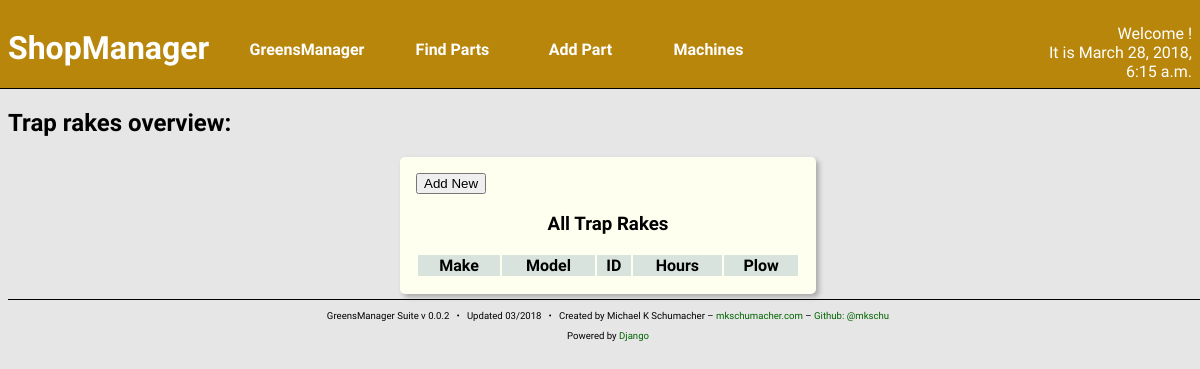
Before: /shop/rake/ with the older database file.
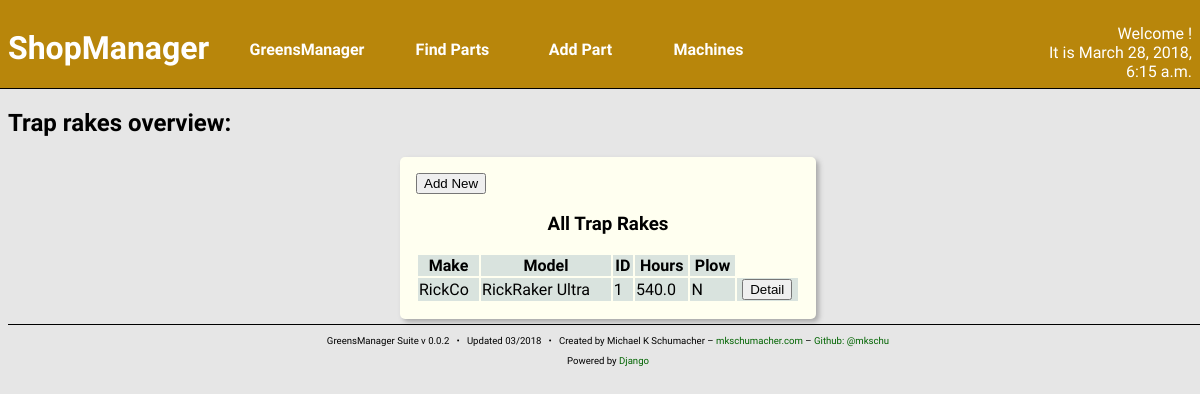
After: the same page with the newer database file.
### machines/models.py (models this page shows, shortened)
class Machine(models.Model):
    make = models.CharField(max_length=128)
    model = models.TextField(max_length=256)
    year = models.IntegerField()
    ident_number = models.CharField(max_length=16,
                                    blank = True,
                                    null = True)
    date_purchased = models.DateField()
    hours = models.FloatField()
    in_commission = models.BooleanField(default = True)
    fuel_type = models.ManyToManyField('parts.Fuel',
                                       blank = True,
                                       related_name = '+')
    oil_type = models.ManyToManyField('parts.Oil',
                                      blank = True,
                                      related_name = '+')
    oil_capacity = models.FloatField(blank = True, null = True)
    hyd_oil_type = models.ManyToManyField('parts.Oil',
                                          blank = True,
                                          related_name = '+')
    hyd_oil_capacity = models.FloatField(blank = True, null = True)
    oil_filter = models.ManyToManyField('parts.Filter',
                                        blank = True,
                                        related_name = '+')
    hyd_oil_filter = models.ManyToManyField('parts.Filter',
                                            blank = True,
                                            related_name = '+')
    fuel_filter = models.ManyToManyField('parts.Filter',
                                         blank = True,
                                         related_name = '+')
    created_at = models.DateTimeField(auto_now_add=True)
    updated_at = models.DateTimeField(auto_now=True)

class TrapRake(Machine):
    plow = models.BooleanField()
    plow_attached = models.BooleanField(default=False)

class Machine(models.Model):
    make = models.CharField(max_length=128)
    model = models.TextField(max_length=256)
    year = models.IntegerField()
    ident_number = models.CharField(max_length=16,
                                    blank = True,
                                    null = True)
    date_purchased = models.DateField()
    hours = models.FloatField()
    in_commission = models.BooleanField(default = True)
    fuel_type = models.ManyToManyField('parts.Fuel',
                                       blank = True,
                                       related_name = '+')
    oil_type = models.ManyToManyField('parts.Oil',
                                      blank = True,
                                      related_name = '+')
    oil_capacity = models.FloatField(blank = True, null = True)
    hyd_oil_type = models.ManyToManyField('parts.Oil',
                                          blank = True,
                                          related_name = '+')
    hyd_oil_capacity = models.FloatField(blank = True, null = True)
    oil_filter = models.ManyToManyField('parts.Filter',
                                        blank = True,
                                        related_name = '+')
    hyd_oil_filter = models.ManyToManyField('parts.Filter',
                                            blank = True,
                                            related_name = '+')
    fuel_filter = models.ManyToManyField('parts.Filter',
                                         blank = True,
                                         related_name = '+')
    created_at = models.DateTimeField(auto_now_add=True)
    updated_at = models.DateTimeField(auto_now=True)

### machines/views.py (the view)
def rakeIndex(request):
    rakes = TrapRake.objects.all()
    context = {
        'curr_time': curr_time(),
        'rakes': rakes,
    }
    return render(request, 'machines/rake_index.html', context)

### machines/views.py (called while the page is built)
def curr_time():
    return now()

### machines/templates/machines/rake_index.html
{% include "machines/shophead.html" %}
<h2>Trap rakes overview:</h2>
<section class="content-block content-block-full">
    <a href="{% url 'shop:rake_new' %}">
        <button>Add New</button>
    </a>
    <h3>All Trap Rakes</h3>
    <table>
        <thead>
            <th>Make</th>
            <th>Model</th>
            <th>ID</th>
            <th>Hours</th>
            <th>Plow</th>
        </thead>
        {% for r in rakes %}
        <tr>
            <td>{{ r.make }}</td>
            <td>{{ r.model }}</td>
            <td>{{ r.ident_number }}</td>
            <td>{{ r.hours }}</td>
            <td>
                {% if r.plow %}
                    Y
                {% else %}
                    N
                {% endif %}
            </td>
            <td class="center-align">
                <a href="{% url 'shop:rake_detail' pk=r.pk %}">
                    <button>Detail</button>
                </a>
            </td>
        </tr>
        {% endfor %}
    </table>
</section>
{% include "foot.html" %}

Changed rows visible on the page:
added TrapRake: make "RickCo", model "RickRaker Ultra", ident_number "1", hours "540.0", plow "N"
